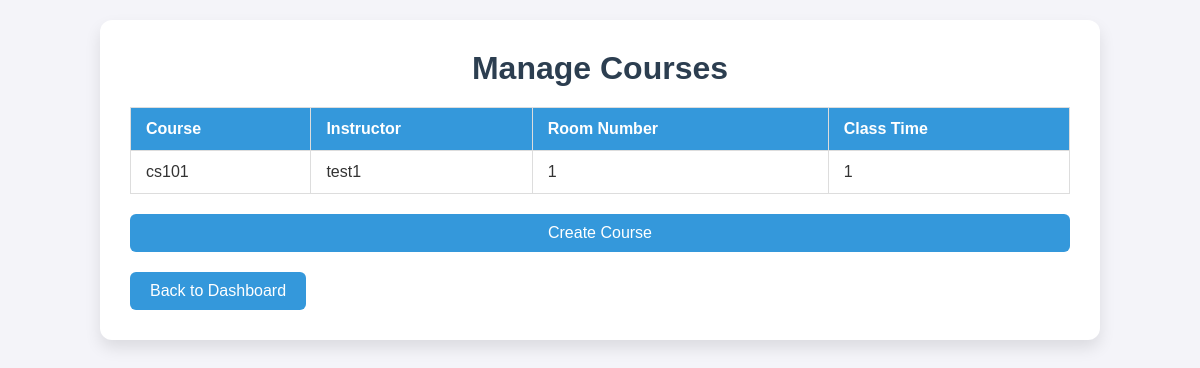
Before: /course-management/ (signed in) with the older database file.
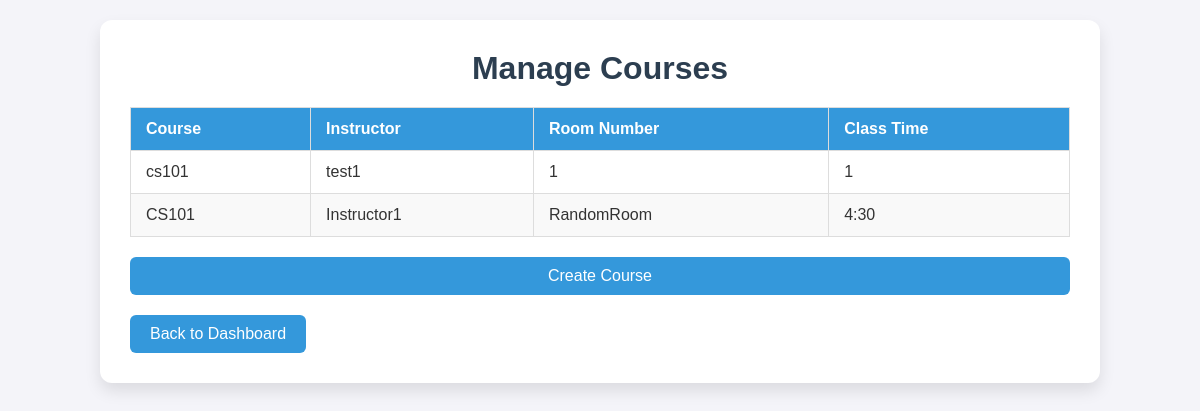
After: the same page with the newer database file.
### TASchedulerApp/models.py (models this page shows, shortened)
class MyCourse(models.Model):
    name = models.CharField(max_length=100)
    instructor = models.ForeignKey(
        MyUser,
        on_delete=models.CASCADE,
        limit_choices_to={'role': 'Instructor'},
        related_name='courses',
        null=True,
        blank=True
    )
    tas = models.ManyToManyField(
        MyUser,
        limit_choices_to={'role': 'TA'},
        related_name='ta_courses',
        blank=True
    )
    room = models.CharField(max_length=10)
    time = models.CharField(max_length=100)

class MyUser(AbstractBaseUser):
    ROLE_CHOICES = [
        ('Administrator', 'Administrator'),
        ('Instructor', 'Instructor'),
        ('TA', 'TA'),
    ]
    role = models.CharField(max_length=20, choices=ROLE_CHOICES, default='TA')
    email = models.EmailField(unique=True)
    name = models.CharField(max_length=50, unique=True)
    contactInfo = models.CharField(max_length=50, default='')
    home_address = models.TextField(default='')
    phone_number = models.CharField(max_length=15, default='')
    is_staff = models.BooleanField(default=False)
    is_active = models.BooleanField(default=True)
    is_superuser = models.BooleanField(default=False)
    objects = MyUserManager()
    EMAIL_FIELD = 'email'
    USERNAME_FIELD = 'name'
    REQUIRED_FIELDS = ['email']
    def __str__(self):
        return self.name

### TASchedulerApp/views.py (the view, shortened to what this page needs)
# urls.py: path('course-management/', views.CreateCourseView.as_view(), name='course_management'),
class CreateCourseView(LoginRequiredMixin, View):
    @method_decorator(role_required(allowed_roles=['Administrator']))
    def get(self, request):
        courses = MyCourse.objects.all()
        return render(request, 'admin/course_management.html', {'courses': courses})

### templates/admin/course_management.html (shortened to what this page needs)
<!DOCTYPE html>
<html lang="en">
<head>
</head>
<body>
    <div class="container">
        <h1>Manage Courses</h1>
        <table>
            <thead>
                <tr>
                    <th>Course</th>
                    <th>Instructor</th>
                    <th>Room Number</th>
                    <th>Class Time</th>
                </tr>
            </thead>
            <tbody>
                {% for course in courses %}
                <tr>
                    <td>{{ course.name }}</td>
                    <td>{{ course.instructor }}</td>
                    <td>{{ course.room }}</td>
                    <td>{{ course.time }}</td>
                </tr>
                {% empty %}
                <tr>
                    <td colspan="5" style="text-align: center; font-style: italic; color: #888;">
                        No courses available.
                    </td>
                </tr>
                {% endfor %}
            </tbody>
        </table>
        <a href="{% url 'create_course' %}" class="btn btn create">Create Course</a>
        <a href="{% url 'dashboard' %}" class="btn" style="margin-top: 20px;">Back to Dashboard</a>
    </div>
</body>
</html>

### templates/admin/course_management.html (style rules this page uses)
* { margin: 0; padding: 0; box-sizing: border-box; }
body { font-family: 'Arial', sans-serif; background-color: #f4f4f9; color: #333; display: flex; justify-content: center; align-items: flex-start; min-height: 100vh; padding: 20px; }
.container { background: #fff; border-radius: 12px; box-shadow: 0 8px 16px rgba(0, 0, 0, 0.1); max-width: 1000px; width: 100%; padding: 30px; }
h1 { text-align: center; font-size: 2rem; color: #2c3e50; margin-bottom: 20px; }
.btn { display: inline-block; padding: 10px 20px; background-color: #3498db; color: white; text-decoration: none; border: none; border-radius: 6px; font-size: 1rem; text-align: center; cursor: pointer; transition: background-color 0.3s ease; }
.btn.create { margin-top: 20px; display: block; text-align: center; }
table { width: 100%; border-collapse: collapse; margin-top: 20px; }
thead { background-color: #3498db; color: white; }
th, td { padding: 12px 15px; border: 1px solid #ddd; text-align: left; }
tr:nth-child(even) { background-color: #f9f9f9; }
td { font-size: 1rem; }

Changed rows visible on the page:
added MyCourse: name "CS101", instructor "Instructor1", room "RandomRoom", time "4:30"
